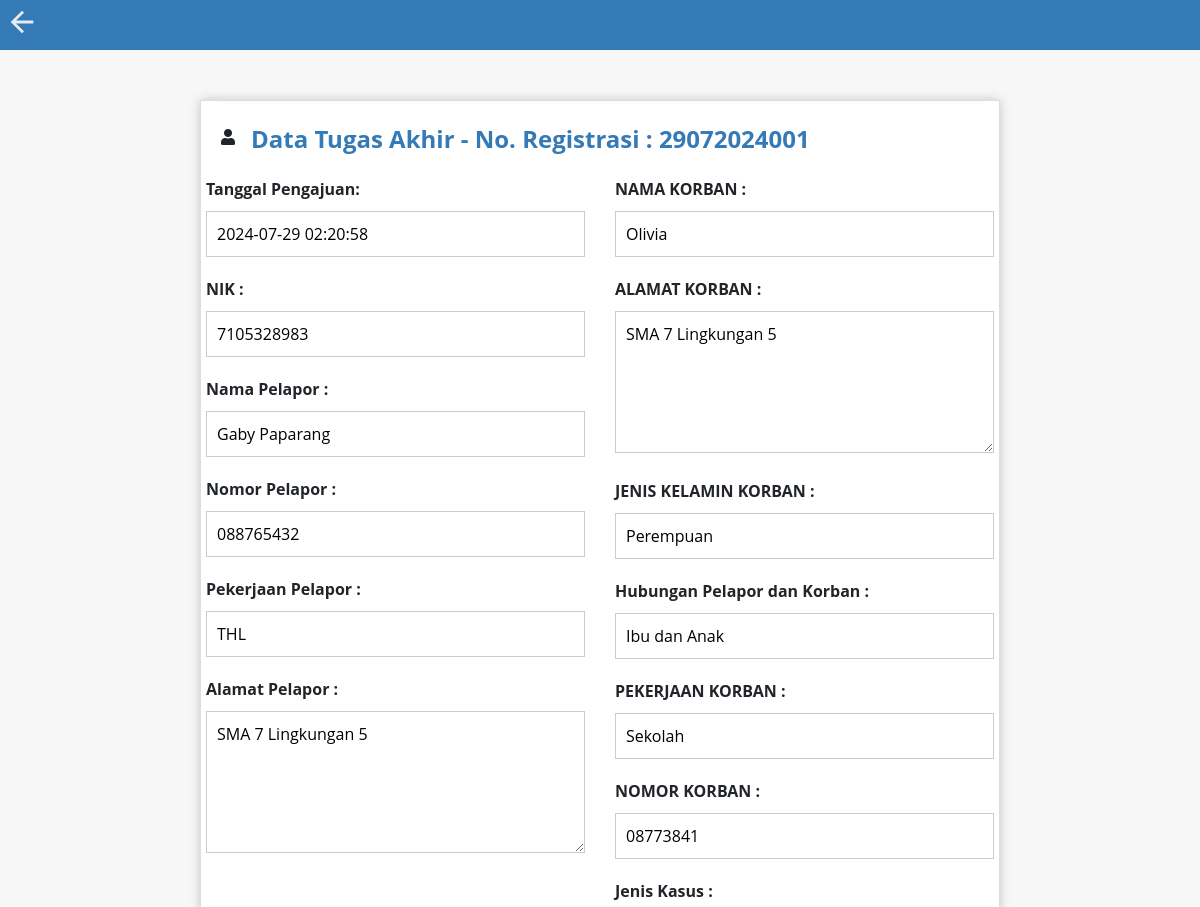
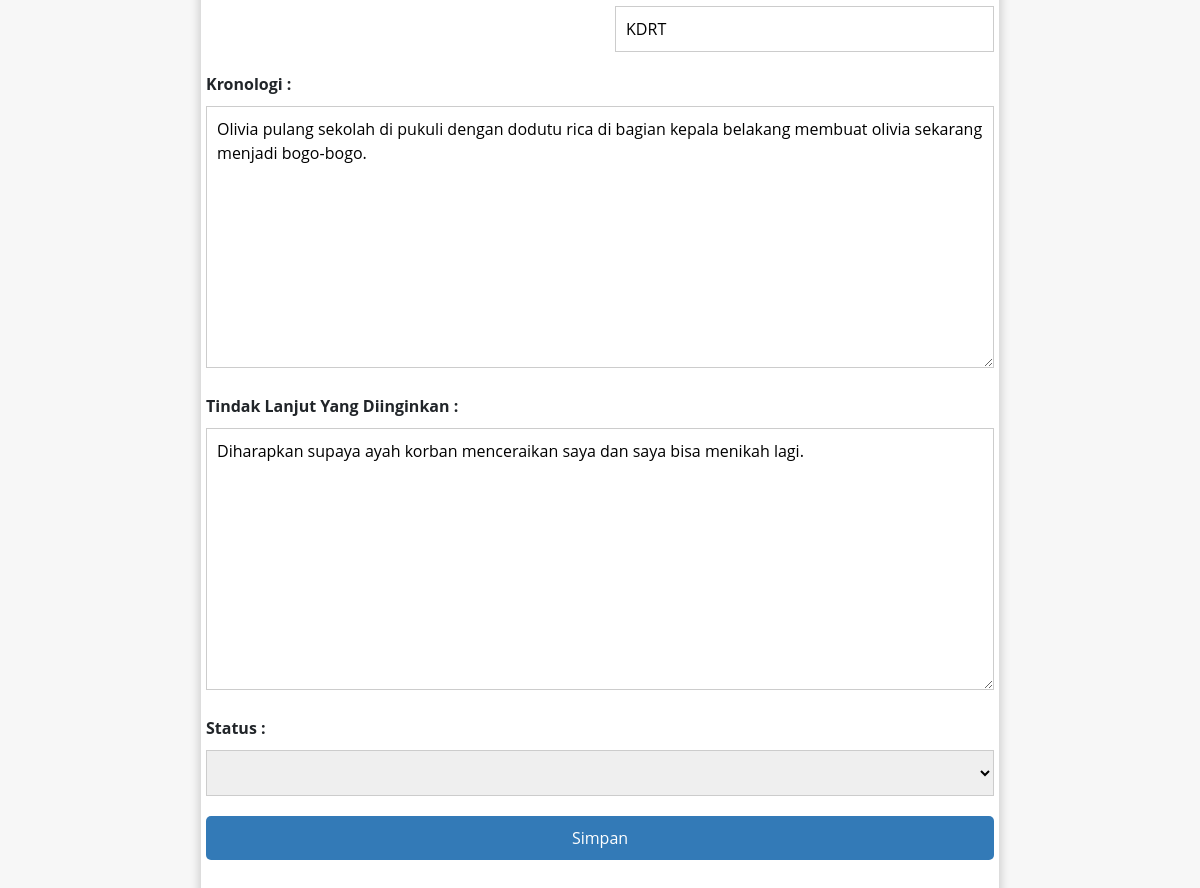
Page /lihat_detail_data.php?noreg=29072024001&lihat on the committed database (2 pictures, top to bottom).
### tables this page shows
CREATE TABLE `pelaporan` (
  `nomor_register` varchar(100) NOT NULL,
  `tanggal` timestamp NOT NULL DEFAULT current_timestamp() ON UPDATE current_timestamp(),
  `nik` varchar(50) NOT NULL,
  `nama_pelapor` varchar(50) NOT NULL,
  `alamat_pelapor` varchar(100) NOT NULL,
  `pekerjaan_pelapor` varchar(50) NOT NULL,
  `hub_peldankor` varchar(50) NOT NULL,
  `nomor_pelapor` varchar(15) NOT NULL,
  `nama_korban` varchar(50) NOT NULL,
  `jk_korban` varchar(50) NOT NULL,
  `alamat_korban` varchar(100) NOT NULL,
  `pekerjaan_korban` varchar(50) NOT NULL,
  `nomor_korban` varchar(15) NOT NULL,
  `jenis_kasus` varchar(50) NOT NULL,
  `kronologi` text NOT NULL,
  `tindak_lanjut` text NOT NULL,
  `status` varchar(100) NOT NULL DEFAULT 'Menunggu Konfirmasi'
);

### lihat_detail_data.php (the view, shortened to what this page needs)
<?php
    require "function/functions.php";
?>
<!DOCTYPE html>
<html>
<head>
    <link rel="stylesheet" href="https://maxcdn.bootstrapcdn.com/bootstrap/4.0.0/css/bootstrap.min.css">
    <link rel="stylesheet" href="https://cdnjs.cloudflare.com/ajax/libs/font-awesome/5.15.3/css/all.min.css" />
</head>
<body>
	<div class="bek">
		<a href="laporan.php">
		<svg xmlns="http://www.w3.org/2000/svg" height="34px" viewBox="0 -960 960 960" width="34px" fill="#e8eaed"><path d="m313-440 224 224-57 56-320-320 320-320 57 56-224 224h487v80H313Z"/></svg>
		</a>
	</div>
	<?php
		if(isset($_GET['noreg']) && isset($_GET['lihat'])){
			$queryta=mysqli_query($koneksi,"SELECT * FROM pelaporan WHERE nomor_register='$_GET[noreg]'");
			$datata=mysqli_fetch_assoc($queryta);
	?>
	<div class="container">
		<div class="header">
			<i class="fas fa-user" style="width:20px; height:20px;"></i>
			<div class="title">Data Tugas Akhir - No. Registrasi : <?php echo $_GET['noreg'];?></div>
		</div>
		<form action="simpan_data.php?noreg=<?php echo $datata['nomor_register'];?>" method="POST">
			<div class="row">
			<div class="row g-2">
       		 <div class="col-6">
         		 <div class="form-group">
						<label for="nim" class="label">Tanggal Pengajuan:</label>
						<input class="input_nama" type="text" readonly value="<?php echo $datata['tanggal'];?>">
					</div>
					<div class="form-group">
						<label for="nim" class="label">NIK :</label>
						<input class="input_nama" type="text" readonly value="<?php echo $datata['nik'];?>">
					</div>
					<div class="form-group">
						<label for="nim" class="label">Nama Pelapor :</label>
						<input class="input_nama" type="text" readonly value="<?php echo $datata['nama_pelapor'];?>">
					</div>
					<div class="form-group">
						<label for="nim" class="label">Nomor Pelapor :</label>
						<input class="input_nama" type="text" readonly value="<?php echo $datata['nomor_pelapor'];?>">
					</div>
					<div class="form-group">
						<label for="nim" class="label">Pekerjaan Pelapor :</label>
						<input class="input_nama" type="text" readonly value="<?php echo $datata['pekerjaan_pelapor'];?>">
					</div>
					<div class="form-group">
						<label for="nim" class="label">Alamat Pelapor :</label>
						<textarea class="input_nama" name="" id="" cols="30" rows="5" readonly><?php echo $datata['alamat_pelapor'];?></textarea>
					</div>
        	</div>
				<div class="col-6">
					<div class="form-group">
						<label for="nim" class="label">NAMA KORBAN :</label>
						<input class="input_nama" type="text" readonly value="<?php echo $datata['nama_korban'];?>">
					</div>
					<div class="form-group">
						<label for="nim" class="label">ALAMAT KORBAN :</label>
						<textarea class="input_nama" name="" id="" cols="30" rows="5" readonly><?php echo $datata['alamat_korban'];?></textarea>
					</div>
					<div class="form-group">
						<label for="nim" class="label">JENIS KELAMIN KORBAN :</label>
						<input class="input_nama" type="text" readonly value="<?php echo $datata['jk_korban'];?>">
					</div>
          		<div class="form-group">
						<label for="nim" class="label">Hubungan Pelapor dan Korban :</label>
						<input class="input_nama" type="text" readonly value="<?php echo $datata['hub_peldankor'];?>">
					</div>
					<div class="form-group">
						<label for="nim" class="label">PEKERJAAN KORBAN :</label>
						<input class="input_nama" type="text" readonly value="<?php echo $datata['pekerjaan_korban'];?>">
					</div>
          		<div class="form-group">
						<label for="nim" class="label">NOMOR KORBAN :</label>
						<input class="input_nama" type="text" readonly value="<?php echo $datata['nomor_korban'];?>">
					</div>
					<div class="form-group">
						<label for="nim" class="label">Jenis Kasus :</label>
						<input class="input_nama" type="text" readonly value="<?php echo $datata['jenis_kasus'];?>">
					</div>
			</div>
		</div>
			<div class="d-flex flex-column w-100">
				<div class="row">
					<div class="col-md-12">
						<div class="form-group">
							<label for="nim" class="label">Kronologi :</label>
							<textarea class="input_nama" name="" id="" cols="30" rows="10" readonly><?php echo $datata['kronologi'];?></textarea>
						</div>
						<div class="form-group">
							<label for="nim" class="label">Tindak Lanjut Yang Diinginkan :</label>
							<textarea class="input_nama" name="" id="" cols="30" rows="10" readonly><?php echo $datata['tindak_lanjut'];?></textarea>
						</div>
					</div>
				</div>
				<div class="form-group">
					<label for="nama" class="label">Status :</label>
					<select class="input_nama" name="status" id="" required>
						<option value=""></option>
						<option value="Selesai">Selesai</option>
					</select>
				</div>
				<div class="form-group">
					<input class="input_simpan" type="submit" value="Simpan">
				</div>
			</div>
		</form>
	</div>
<?php }
?>

### lihat_detail_data.php (style rules this page uses)
body { font-family: 'Open Sans', sans-serif; background-color: #f7f7f7; }
.container { max-width: 800px; margin: 50px auto; padding: 20px; background-color: #fff; border: 1px solid #ddd; box-shadow: 0px 0px 10px rgba(0, 0, 0, 0.2); }
.header { display: flex; align-items: center; margin-bottom: 20px; }
.title { font-size: 24px; font-weight: bold; margin-left: 10px; color: #337ab7; }
.form-group { margin-bottom: 20px; }
.label { font-weight: bold; margin-bottom: 10px; }
.input_nama { width: 100%; padding: 10px; border: 1px solid #ccc; }
.input_simpan { width: 100%; padding: 10px; border: none; border-radius: 5px; background-color: #337ab7; color: #fff; cursor: pointer; }
.bek { background: #337ab7; padding: 5px; }

### rows in the picture
pelaporan: tanggal "2024-07-29 02:20:58", nik "7105328983", nama_pelapor "Gaby Paparang", nomor_pelapor "088765432", pekerjaan_pelapor "THL", alamat_pelapor "SMA 7 Lingkungan 5", nama_korban "Olivia", alamat_korban "SMA 7 Lingkungan 5", jk_korban "Perempuan", hub_peldankor "Ibu dan Anak", pekerjaan_korban "Sekolah", nomor_korban "08773841", jenis_kasus "KDRT", kronologi "Olivia pulang sekolah di pukuli dengan dodutu rica di bagian kepala belakang membuat olivia sekarang menjadi bogo-bogo.", tindak_lanjut "Diharapkan supaya ayah korban menceraikan saya dan saya bisa menikah lagi."

### other values in the picture
$_GET['noreg'] "29072024001"
